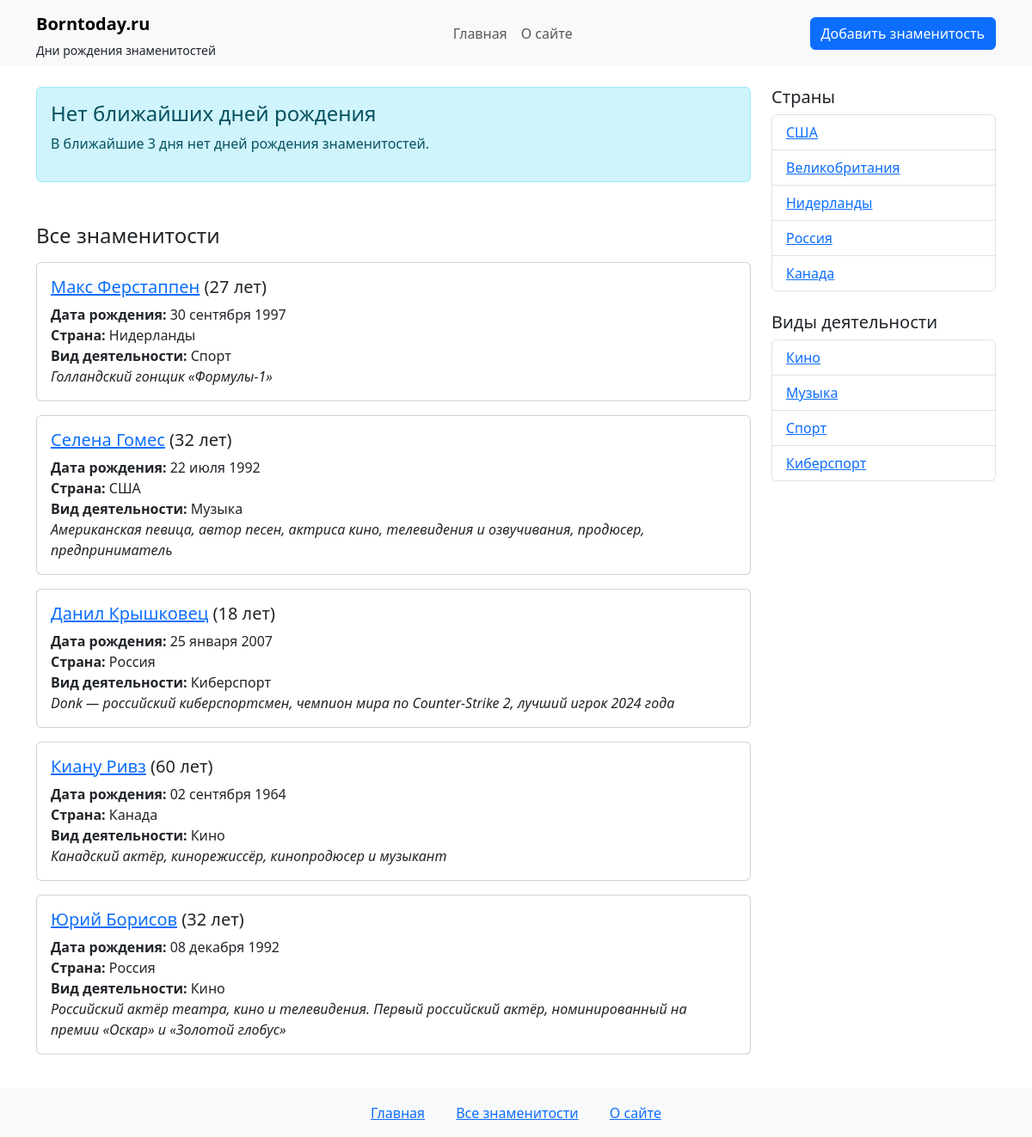
The page / on the database its author committed.
### star/models.py (models this page shows, shortened)
class Star(models.Model):
    name = models.CharField(max_length=100, verbose_name="Имя")
    slug = models.SlugField(max_length=255, unique=True, db_index=True, verbose_name="URL")
    country = models.ForeignKey(Country, on_delete=models.CASCADE, related_name='stars', verbose_name="Страна")
    categories = models.ManyToManyField(Category, related_name='stars', verbose_name="Категории")
    birth_date = models.DateField(verbose_name="Дата рождения")
    content = models.TextField(verbose_name="Описание")
    photo = models.ImageField(upload_to='photos/%Y/%m/%d/', blank=True, null=True, verbose_name="Фотография")
    is_published = models.BooleanField(default=True, verbose_name="Опубликовано")
    time_create = models.DateTimeField(auto_now_add=True, verbose_name="Время создания")
    time_update = models.DateTimeField(auto_now=True, verbose_name="Время изменения")
    def get_age(self):
        today = date.today()
        age = today.year - self.birth_date.year
        if (today.month, today.day) < (self.birth_date.month, self.birth_date.day):
            age -= 1
        return age
    class Meta:
        verbose_name = 'Знаменитость'
        verbose_name_plural = 'Знаменитости'
        ordering = ['-time_create']  # Сортировка по убыванию времени создания
        indexes = [
            models.Index(fields=['-time_create']),  # Индекс для повышения производительности
        ]

class Country(models.Model):
   name = models.CharField(max_length=100)  # Название страны
   slug = models.SlugField(max_length=255, blank=True, unique=False, db_index=True, verbose_name="URL")
   class Meta:
       verbose_name = 'Страна'
       verbose_name_plural = 'Страны'

class Category(models.Model):
    title = models.CharField(max_length=100)  # Название категории
    slug = models.SlugField(max_length=255, blank=True, db_index=True, verbose_name="URL")
    class Meta:
        verbose_name = 'Категория'
        verbose_name_plural = 'Категории'

### star/views.py (the view)
# urls.py: path('', views.index, name='star_index'),  # Главная страница
def index(request):
    all_stars = Star.objects.filter(is_published=True)
    today = date.today()
    tomorrow = today + timedelta(days=1)
    day_after_tomorrow = today + timedelta(days=2)
    today_stars = []
    tomorrow_stars = []
    day_after_tomorrow_stars = []
    for star in all_stars:
        if star.birth_date.month == today.month and star.birth_date.day == today.day:
            today_stars.append(star)
        elif star.birth_date.month == tomorrow.month and star.birth_date.day == tomorrow.day:
            tomorrow_stars.append(star)
        elif star.birth_date.month == day_after_tomorrow.month and star.birth_date.day == day_after_tomorrow.day:
            day_after_tomorrow_stars.append(star)
    countries = Country.objects.all()
    categories = Category.objects.all()
    context = {
        'stars': all_stars,
        'today_stars': today_stars,
        'tomorrow_stars': tomorrow_stars,
        'day_after_tomorrow_stars': day_after_tomorrow_stars,
        'today_date': today,
        'tomorrow_date': tomorrow,
        'day_after_tomorrow_date': day_after_tomorrow,
        'star_countries': countries,
        'star_categories': categories,
        'title': 'Дни рождения звезд'
    }
    return render(request, 'star/index.html', context)

### star/templates/star/index.html (shortened to what this page needs)
{% extends 'star/base.html' %}
{% block content %}
{% if today_stars %}
  <h4 class="mb-3">Сегодня день рождения у:</h4>
  {% for star in today_stars %}
    <div class="card mb-3 border-success">
      <div class="card-body">
        <h5 class="card-title">
          <a href="{% url 'star_detail' star.id %}">{{ star.name }}</a> ({{ star.get_age }} лет)
        </h5>
        <p class="card-text">
          <strong>Дата рождения:</strong> {{ star.birth_date|date:"d E Y" }}<br>
          <strong>Страна:</strong> {{ star.country.name }}<br>
          <strong>Вид деятельности:</strong>
          {% for category in star.categories.all %}
            {{ category.title }}{% if not forloop.last %}, {% endif %}
          {% endfor %}<br>
          <em>{{ star.content }}</em>
        </p>
      </div>
    </div>
  {% endfor %}
{% else %}
  <div class="alert alert-info mb-4">
    <h4 class="alert-heading">Нет ближайших дней рождения</h4>
    <p>В ближайшие 3 дня нет дней рождения знаменитостей.</p>
  </div>
{% endif %}
<h4 class="mt-5 mb-3">Все знаменитости</h4>
{% for star in stars %}
  <div class="card mb-3">
    <div class="card-body">
      <h5 class="card-title">
        <a href="{% url 'star_detail' star.slug %}">{{ star.name }}</a> ({{ star.get_age }} лет)
      </h5>
      <p class="card-text">
        <strong>Дата рождения:</strong> {{ star.birth_date|date:"d E Y" }}<br>
        <strong>Страна:</strong> {{ star.country.name }}<br>
        <strong>Вид деятельности:</strong>
        {% for category in star.categories.all %}
          {{ category.title }}{% if not forloop.last %}, {% endif %}
        {% endfor %}<br>
        <em>{{ star.content }}</em>
      </p>
    </div>
  </div>
{% empty %}
  <p>Нет знаменитостей в базе данных.</p>
{% endfor %}
{% endblock %}

### star/templates/star/sidebar.html
<div class="col-md-3">
 <h5>Страны</h5>
 <ul class="list-group mb-4">
   {% for country in star_countries %}
   <li class="list-group-item">
     <a href="{% url 'stars_by_country' country.slug %}">{{country.name}}</a>
   </li>
   {% endfor %}
 </ul>
 <h5>Виды деятельности</h5>
 <ul class="list-group">
   {% for cat in star_categories %}
   <li class="list-group-item">
     <a href="{% url 'stars_by_category' cat.slug %}">{{ cat.title }}</a>
   </li>
   {% endfor %}
 </ul>
</div>

### rows shown on the page
Star: name "Макс Ферстаппен", get_age "27", birth_date "30 сентября 1997", country.name "Нидерланды", content "Голландский гонщик «Формулы-1»"
Category: title "Спорт"
Star: name "Селена Гомес", get_age "32", birth_date "22 июля 1992", country.name "США", content "Американская певица, автор песен, актриса кино, телевидения и озвучивания, продюсер, предприниматель"
Category: title "Музыка"
Star: name "Данил Крышковец", get_age "18", birth_date "25 января 2007", country.name "Россия", content "Donk — российский киберспортсмен, чемпион мира по Counter-Strike 2, лучший игрок 2024 года"
Category: title "Киберспорт"
Star: name "Киану Ривз", get_age "60", birth_date "02 сентября 1964", country.name "Канада", content "Канадский актёр, кинорежиссёр, кинопродюсер и музыкант"
Category: title "Кино"
Star: name "Юрий Борисов", get_age "32", birth_date "08 декабря 1992", country.name "Россия", content "Российский актёр театра, кино и телевидения. Первый российский актёр, номинированный на премии «Оскар» и «Золотой глобус»"
Country: name "США"
Country: name "Великобритания"
Country: name "Нидерланды"
Country: name "Россия"
Country: name "Канада"
